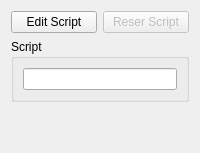
         <widget class="QWidget" name="tab_3">
          <attribute name="title">
           <string>Script</string>
          </attribute>
          <layout class="QGridLayout" name="gridLayout_23">
           <item row="0" column="0">
            <widget class="QPushButton" name="pbEditScript">
             <property name="text">
              <string>Edit Script</string>
             </property>
            </widget>
           </item>
           <item row="0" column="1">
            <widget class="QPushButton" name="pbResetScript">
             <property name="enabled">
              <bool>false</bool>
             </property>
             <property name="text">
              <string>Reser Script</string>
             </property>
            </widget>
           </item>
           <item row="3" column="0">
            <spacer name="verticalSpacer_5">
             <property name="orientation">
              <enum>Qt::Vertical</enum>
             </property>
             <property name="sizeHint" stdset="0">
              <size>
               <width>20</width>
               <height>40</height>
              </size>
             </property>
            </spacer>
           </item>
           <item row="1" column="0" colspan="2">
            <widget class="QGroupBox" name="groupBoxScript">
             <property name="title">
              <string>Script</string>
             </property>
             <layout class="QGridLayout" name="gridLayout_22">
              <item row="0" column="0">
               <widget class="QLineEdit" name="leRunScript"/>
              </item>
             </layout>
            </widget>
           </item>
          </layout>
         </widget>
